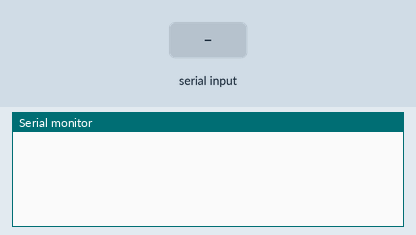
Recording of a sketch running on a simulated Arduino Uno, built with avr-gcc and run on an emulated ATmega328P. Shown: the last lines printed to the serial monitor. The test bench sets the inputs (shaded band).

Above: at 1.2 s.
1.3 s: "B" received over Serial
At 4.2 s:
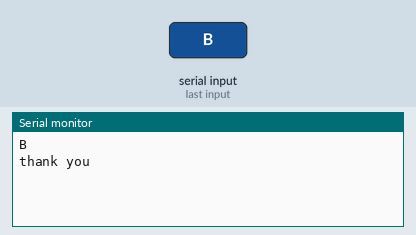
4.3 s: "1" received over Serial
At 6.5 s:
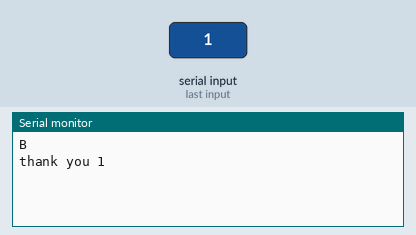

Measured:
- after the input at 1.3 s, the serial monitor: prints a new line after 1.7 s (image 1)
- after the input at 4.3 s, the serial monitor: prints a new line after 1.7 s (image 2)

The sketch:

Slave_UART.ino
```cpp
//Slave C6 Reciever
char mystr[15];
char give[10] = "thank you ";
void setup() {
  // put your setup code here, to run once:
  Serial.begin(9600);
}

void loop() {
  // put your main code here, to run repeatedly:
  Serial.readBytes(mystr,15);
  Serial.println(mystr);
  delay(1000);
  //getting a confirmation and
  //sending a thank you back to the master
  if(mystr[0]=='B'){
    Serial.write(give,10);
    delay(1000);
  }


}
```
